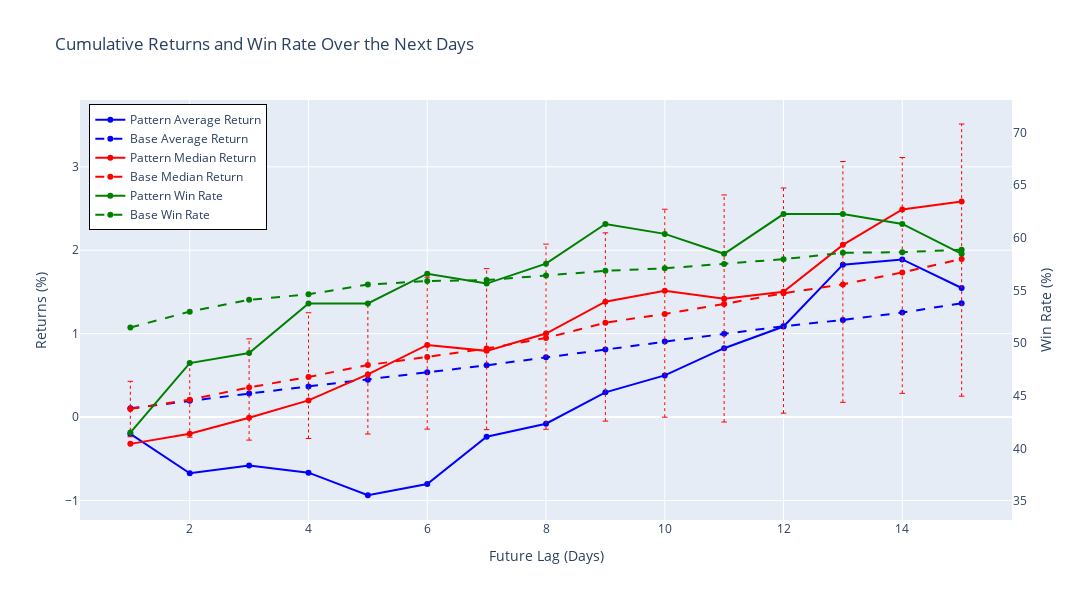

The code cell stored with this chart in its notebook:
### Markdown cell above
We face the issue of visual clutter when showing confidence intervals for all metrics. Our solution is to allow the user to select which metric's intervals to display.

### Code cell
pattern_metrics={
        'average_return': avg_log_return,
        'median_return': median_log_return,
        'win_rate': win_log_rate
    }

base_metrics = nonParametric_confidence_intervals
show_interval='median_return'       # change this to 'average_return' or 'win_rate' to show the confidence intervals for that metric

fig = go.Figure()

metrics = ['average_return', 'median_return', 'win_rate']
colors = {'average_return': 'blue', 'median_return': 'red', 'win_rate': 'green'}
y_axis = {'average_return': 'y1', 'median_return': 'y1', 'win_rate': 'y2'}

for metric in metrics:
    # Add pattern trace (point estimates)
    fig.add_trace(
        go.Scatter(
            x=list(pattern_metrics[metric].keys()),
            y=list(pattern_metrics[metric].values()),
            name=f"Pattern {metric.replace('_', ' ').title()}",
            mode='lines+markers',
            yaxis=y_axis[metric],
            hoverinfo='x+y+name',
            line=dict(color=colors[metric])
        )
    )

    # Add base trace (point estimates)
    base_point_estimates = [ci[1] for ci in base_metrics[metric].values()]
    fig.add_trace(
        go.Scatter(
            x=list(base_metrics[metric].keys()),
            y=base_point_estimates,
            name=f"Base {metric.replace('_', ' ').title()}",
            mode='lines+markers',
            yaxis=y_axis[metric],
            hoverinfo='x+y+name',
            line=dict(color=colors[metric], dash='dash')
        )
    )

    # Add confidence intervals for the selected metric
    if metric == show_interval:
        for day, (ci_lower, _, ci_upper) in base_metrics[metric].items():
            fig.add_trace(
                go.Scatter(
                    x=[day, day],
                    y=[ci_lower, ci_upper],
                    mode='lines+markers',
                    line=dict(color=colors[metric], dash='dot', width=1),
                    marker=dict(size=4, symbol='line-ew-open', color=colors[metric]),
                    showlegend=False,
                    yaxis=y_axis[metric],
                    hoverinfo='skip'
                )
            )

# Update layout
fig.update_layout(
    title="Cumulative Returns and Win Rate Over the Next Days",
    xaxis_title="Future Lag (Days)",
    yaxis1=dict(title="Returns (%)"),
    yaxis2=dict(
        title="Win Rate (%)",
        overlaying="y",
        side="right",
        range=[
            min(min(v[0] for v in base_metrics['win_rate'].values()), min(pattern_metrics['win_rate'].values())) * 0.8,
            max(max(v[2] for v in base_metrics['win_rate'].values()), max(pattern_metrics['win_rate'].values())) * 1.1
        ],
        showgrid=False
    ),
    legend=dict(x=0.01, y=0.99, bordercolor="Black", borderwidth=1),
    height=600,
    width=1100,
    xaxis=dict(showgrid=True),
    yaxis=dict(showgrid=True),
)

fig.show()

### Figure 1 — Plotly figure (JSON) as saved in the notebook; plotly's stock layout.template omitted (floating-point values rounded to 4 significant figures)
{"data": [{"hoverinfo": "x+y+name", "line": {"color": "blue"}, "mode": "lines+markers", "name": "Pattern Average Return", "type": "scatter", "x": [1, 2, 3, 4, 5, 6, 7, 8, 9, 10, 11, 12, 13, 14, 15], "y": [-0.203, -0.675, -0.581, -0.667, -0.938, -0.804, -0.236, -0.08, 0.296, 0.499, 0.825, 1.085, 1.827, 1.889, 1.547], "yaxis": "y"}, {"hoverinfo": "x+y+name", "line": {"color": "blue", "dash": "dash"}, "mode": "lines+markers", "name": "Base Average Return", "type": "scatter", "x": [1, 2, 3, 4, 5, 6, 7, 8, 9, 10, 11, 12, 13, 14, 15], "y": [0.104, 0.195, 0.281, 0.367, 0.448, 0.536, 0.62, 0.716, 0.81, 0.904, 0.997, 1.088, 1.164, 1.252, 1.364], "yaxis": "y"}, {"hoverinfo": "x+y+name", "line": {"color": "red"}, "mode": "lines+markers", "name": "Pattern Median Return", "type": "scatter", "x": [1, 2, 3, 4, 5, 6, 7, 8, 9, 10, 11, 12, 13, 14, 15], "y": [-0.322, -0.2, -0.009, 0.199, 0.511, 0.864, 0.793, 1.001, 1.382, 1.513, 1.418, 1.502, 2.064, 2.489, 2.583], "yaxis": "y"}, {"hoverinfo": "x+y+name", "line": {"color": "red", "dash": "dash"}, "mode": "lines+markers", "name": "Base Median Return", "type": "scatter", "x": [1, 2, 3, 4, 5, 6, 7, 8, 9, 10, 11, 12, 13, 14, 15], "y": [0.096, 0.208, 0.355, 0.48, 0.623, 0.721, 0.821, 0.948, 1.131, 1.236, 1.355, 1.484, 1.59, 1.734, 1.894], "yaxis": "y"}, {"hoverinfo": "skip", "line": {"color": "red", "dash": "dot", "width": 1}, "marker": {"color": "red", "size": 4, "symbol": "line-ew-open"}, "mode": "lines+markers", "showlegend": false, "type": "scatter", "x": [1, 1], "y": [-0.237, 0.428], "yaxis": "y"}, {"hoverinfo": "skip", "line": {"color": "red", "dash": "dot", "width": 1}, "marker": {"color": "red", "size": 4, "symbol": "line-ew-open"}, "mode": "lines+markers", "showlegend": false, "type": "scatter", "x": [2, 2], "y": [-0.242, 0.651], "yaxis": "y"}, {"hoverinfo": "skip", "line": {"color": "red", "dash": "dot", "width": 1}, "marker": {"color": "red", "size": 4, "symbol": "line-ew-open"}, "mode": "lines+markers", "showlegend": false, "type": "scatter", "x": [3, 3], "y": [-0.277, 0.937], "yaxis": "y"}, {"hoverinfo": "skip", "line": {"color": "red", "dash": "dot", "width": 1}, "marker": {"color": "red", "size": 4, "symbol": "line-ew-open"}, "mode": "lines+markers", "showlegend": false, "type": "scatter", "x": [4, 4], "y": [-0.258, 1.25], "yaxis": "y"}, {"hoverinfo": "skip", "line": {"color": "red", "dash": "dot", "width": 1}, "marker": {"color": "red", "size": 4, "symbol": "line-ew-open"}, "mode": "lines+markers", "showlegend": false, "type": "scatter", "x": [5, 5], "y": [-0.204, 1.361], "yaxis": "y"}, {"hoverinfo": "skip", "line": {"color": "red", "dash": "dot", "width": 1}, "marker": {"color": "red", "size": 4, "symbol": "line-ew-open"}, "mode": "lines+markers", "showlegend": false, "type": "scatter", "x": [6, 6], "y": [-0.145, 1.676], "yaxis": "y"}, {"hoverinfo": "skip", "line": {"color": "red", "dash": "dot", "width": 1}, "marker": {"color": "red", "size": 4, "symbol": "line-ew-open"}, "mode": "lines+markers", "showlegend": false, "type": "scatter", "x": [7, 7], "y": [-0.151, 1.779], "yaxis": "y"}, {"hoverinfo": "skip", "line": {"color": "red", "dash": "dot", "width": 1}, "marker": {"color": "red", "size": 4, "symbol": "line-ew-open"}, "mode": "lines+markers", "showlegend": false, "type": "scatter", "x": [8, 8], "y": [-0.147, 2.073], "yaxis": "y"}, {"hoverinfo": "skip", "line": {"color": "red", "dash": "dot", "width": 1}, "marker": {"color": "red", "size": 4, "symbol": "line-ew-open"}, "mode": "lines+markers", "showlegend": false, "type": "scatter", "x": [9, 9], "y": [-0.049, 2.208], "yaxis": "y"}, {"hoverinfo": "skip", "line": {"color": "red", "dash": "dot", "width": 1}, "marker": {"color": "red", "size": 4, "symbol": "line-ew-open"}, "mode": "lines+markers", "showlegend": false, "type": "scatter", "x": [10, 10], "y": [-0.002, 2.491], "yaxis": "y"}, {"hoverinfo": "skip", "line": {"color": "red", "dash": "dot", "width": 1}, "marker": {"color": "red", "size": 4, "symbol": "line-ew-open"}, "mode": "lines+markers", "showlegend": false, "type": "scatter", "x": [11, 11], "y": [-0.06, 2.662], "yaxis": "y"}, {"hoverinfo": "skip", "line": {"color": "red", "dash": "dot", "width": 1}, "marker": {"color": "red", "size": 4, "symbol": "line-ew-open"}, "mode": "lines+markers", "showlegend": false, "type": "scatter", "x": [12, 12], "y": [0.046, 2.746], "yaxis": "y"}, {"hoverinfo": "skip", "line": {"color": "red", "dash": "dot", "width": 1}, "marker": {"color": "red", "size": 4, "symbol": "line-ew-open"}, "mode": "lines+markers", "showlegend": false, "type": "scatter", "x": [13, 13], "y": [0.176, 3.063], "yaxis": "y"}, {"hoverinfo": "skip", "line": {"color": "red", "dash": "dot", "width": 1}, "marker": {"color": "red", "size": 4, "symbol": "line-ew-open"}, "mode": "lines+markers", "showlegend": false, "type": "scatter", "x": [14, 14], "y": [0.284, 3.111], "yaxis": "y"}, {"hoverinfo": "skip", "line": {"color": "red", "dash": "dot", "width": 1}, "marker": {"color": "red", "size": 4, "symbol": "line-ew-open"}, "mode": "lines+markers", "showlegend": false, "type": "scatter", "x": [15, 15], "y": [0.25, 3.513], "yaxis": "y"}, {"hoverinfo": "x+y+name", "line": {"color": "green"}, "mode": "lines+markers", "name": "Pattern Win Rate", "type": "scatter", "x": [1, 2, 3, 4, 5, 6, 7, 8, 9, 10, 11, 12, 13, 14, 15], "y": [41.51, 48.11, 49.06, 53.77, 53.77, 56.6, 55.66, 57.55, 61.32, 60.38, 58.49, 62.26, 62.26, 61.32, 58.49], "yaxis": "y2"}, {"hoverinfo": "x+y+name", "line": {"color": "green", "dash": "dash"}, "mode": "lines+markers", "name": "Base Win Rate", "type": "scatter", "x": [1, 2, 3, 4, 5, 6, 7, 8, 9, 10, 11, 12, 13, 14, 15], "y": [51.49, 52.99, 54.12, 54.64, 55.57, 55.9, 55.99, 56.43, 56.87, 57.1, 57.51, 57.98, 58.59, 58.64, 58.88], "yaxis": "y2"}], "layout": {"height": 600, "legend": {"bordercolor": "Black", "borderwidth": 1, "x": 0.01, "y": 0.99}, "title": {"text": "Cumulative Returns and Win Rate Over the Next Days"}, "width": 1100, "xaxis": {"showgrid": true, "title": {"text": "Future Lag (Days)"}}, "yaxis": {"showgrid": true, "title": {"text": "Returns (%)"}}, "yaxis2": {"overlaying": "y", "range": [33.21, 73.09], "showgrid": false, "side": "right", "title": {"text": "Win Rate (%)"}}}}
